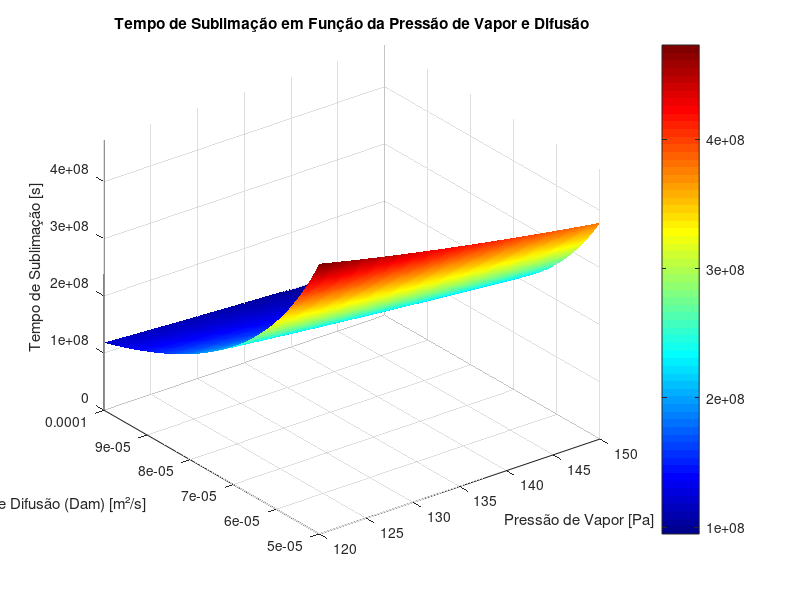

Reproduce this figure in MATLAB.
clc;
clear all;

#3D

#construa visualizações de dados
#Eixo x: a pressão de vapor da espécie que sublima
#Eixo y: o coeficiente de difusão (Dam)
#Eixo z: tempo para sublimação de uma camada da espécie

% Definição das constantes
ro = 1162;  % Densidade da substância [kg/m³]
Rg = 8.314; % Constante dos gases [J/(mol*K)]
Rp = 0.05;  % Raio da partícula [m]
T = 298;    % Temperatura [K] (convertida de 25°C para Kelvin)
P = 10^5;   % Pressão total [Pa]

% Número de pontos laterais do grid
N = 50;

% Eixo X: Pressão de vapor da espécie que sublima [Pa]
Var1 = linspace(120, 150, N);

% Eixo Y: Coeficiente de difusão (Dam) [m²/s]
Var2 = linspace(0.00005, 0.0001, N);

% Criando a malha para cálculo
[xx, yy] = meshgrid(Var1, Var2);

% Definição da equação para Na
Na = ((4 .* pi .* yy .* P .* Rp) ./ (Rg .* T)) .* log(P ./ (P - xx));

% Cálculo do tempo de sublimação (Eixo Z)
z = (((ro .* Rg .* (Rp.^2) .* T)) ./ ((2 .* yy .* xx .* Na) .* (1 ./ log(P ./ (P - xx)))));

% Gráfico 3D da superfície
figure;
surf(xx, yy, z);
shading interp;
colormap(jet);
colorbar;
xlabel("Pressão de Vapor [Pa]");
ylabel("Coef. de Difusão (Dam) [m²/s]");
zlabel("Tempo de Sublimação [s]");
title("Tempo de Sublimação em Função da Pressão de Vapor e Difusão");

% Ajuste de escala para melhor visualização
zlim([0, max(z(:))]);

% Criando o vetor de dados 4D
abc = zeros(N*N, 3);
k = 1;
for i = 1:N
    for j = 1:N
        abc(k, :) = [xx(i, j), yy(i, j), z(i, j)];
        k = k + 1;
    end
end

% === DADOS A SALVAR ===

%ATENCAO
%Insira esse código após o trecho em que foi definida e criada uma matriz, para fins de exemplificação irei definir uma matriz genérica.

% nomematriz = [1 2 3 4; 5 6 7 8; 9 10 11 12; 13 14 15 16];



% === NOMES DAS VARIAVEIS (Cabecalho) ===

% Aqui voce escreve manualmente os nomes das variaveis/colunas que estarão no excell:

% Essa parte é só formatacao, nao vai interferir diretamente nos valores, apenas como eles são apresentador no excell

cabecalho = {'Pressao de Vapor [Pa]', 'Dam [m²/2]', 'Tempo de Sublimação [s]', 'Tempo de Sublimação em Função da Pressão de Vapor e Difusão'}; % O código vai adaptar as colunas com a quantidade de variaveis então se tiver 4+ variáveis basta acrescentar mais títulos com formatação igual aos anteriores, se tiver menos que 4 variaveis basta tirar os títulos.


% === LIMITAR DADOS/LINHAS DA PLANILHA ===

% numero maximo de linhas que desejar salvar
limite = 1000;

% limitador de linhas
num_linhas = min(limite, size(abc, 1));



% === NOME DO ARQUIVO ===
% Defina o nome do arquivo csv. Apenas nao tire o ".csv"

nome_arquivo = 'TRFM3b_Ex.csv'; % Aqui basta alterar qual o nome que vc deseja que o arquivo csv tenha, dá pra trocar o formato do arquivo, mas n recomendo pq deu erro.



% === CRIAÇÃO DO ARQUIVO CSV ===
% N precisa alterar nada aqui

% Nesse trecho o octave esta colocando os titulos no arquivo csv e pulando uma linha para que os dados da matriz sejam inseridos dali pra baixo.

fid = fopen(nome_arquivo, 'w');  % abre o arquivo para escrita

% Escreve os nomes das colunas (cabeçalho)
fprintf(fid, '%s', cabecalho{1});
for i = 2:length(cabecalho)
    fprintf(fid, ';%s', cabecalho{i});  % usa ; como separador
end
fprintf(fid, '\n');  % pula para a próxima linha

% ==============================

% === SALVANDO OS DADOS NO VSC ===

% agr o codigo vai estar inserindo os dados no arquivo

% ATENCAO

% Altere colocando o nome da matriz em todos os espaços aqui embaixo

% Escreve os dados numéricos
for i = 1:num_linhas                       % substitua "nomematriz" pelo nome da matriz que vc quer pegar os valores
    fprintf(fid, '%g', abc(i, 1));           % substitua "nomematriz"
    for j = 2:size(abc, 2)                   % substitua "nomematriz"
        fprintf(fid, ';%g', abc(i, j));      % substitua "nomematriz"
    end
    fprintf(fid, '\n');  % nova linha a cada linha de dados
end

fclose(fid);  % fecha o arquivo

% É isso por hoje pessoal.

% Gerador de planilhas concluido AH EHHHH!!
% Para esclarecer duvidas só falar com eu @zophictor

% Encontrando os valores máximo e mínimo do tempo de sublimação
t_max = max(abc(:,3));
t_min = min(abc(:,3));
fprintf("\nTempo máximo de sublimação: %.5f s", t_max);
fprintf("\nTempo mínimo de sublimação: %.5f s\n", t_min);
